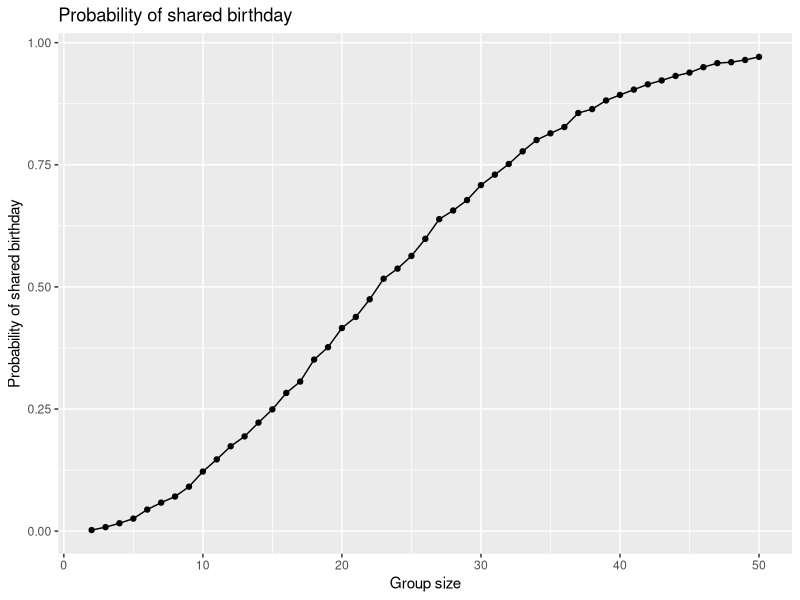

Write the R code that produced this figure. (Note: this script raises an error after producing the figure.)
## ---- chunk 1
library(tidyverse)
## ---- chunk 2
bdays = sample(1:365, 25, replace = TRUE)

length(unique(bdays)) < 25
## ---- chunk 3
bday = function(n) {
  if (!is.numeric(n)) {
    stop("n must be numerical")
  } else if (n<2) {
    stop("group has at least 2 ppl")
  }
  
  bdays = sample (1:365, n, replace = TRUE)
  
  any(duplicated(bdays))
}

bday(10)
bday(50)
## ---- chunk 4
bday_function_df =
  expand.grid(
    group_size = 2:50,
    iter = 1:10000
  ) |>
  mutate(
    shared = map_lgl(group_size, bday)
  )

prob_df =
  bday_function_df |>
  group_by(group_size) |>
  summarise(prob_shared = mean(shared))
## ---- chunk 5
prob_df |>
  ggplot(aes(x = group_size, y = prob_shared)) +
  geom_point() +
  geom_line() +
  labs(
    title = "Probability of shared birthday",
    x = "Group size",
    y = "Probability of shared birthday"
  )
## ---- chunk 6
data_df = "data/data/"

participant_df =
  tibble(
    files = list.files(data_df),
    path = str_c(data_df, files)
  ) |>
  mutate(data = map(path, read_csv)) |>
  unnest(cols = data)
## ---- chunk 7
tidy_df =
  participant_df |>
  mutate(
    files = str_replace(files, ".csv", ""),
    arm = str_sub(files, 1,3)
  ) |>
  pivot_longer(
    week_1:week_8,
    names_to = "week",
    values_to = "outcome",
    names_prefix = "week_"
  ) |>
  mutate(week = as.numeric(week))|>
  select(arm, subj = files,week, outcome)
